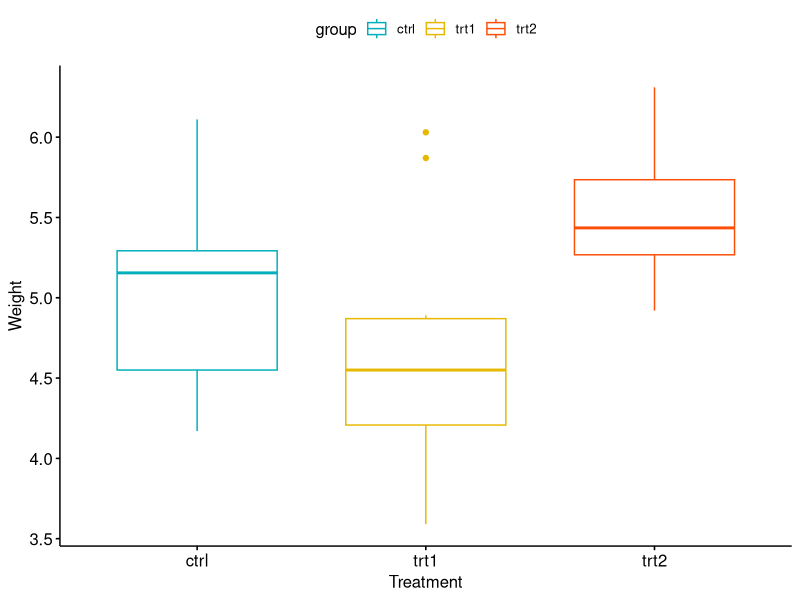
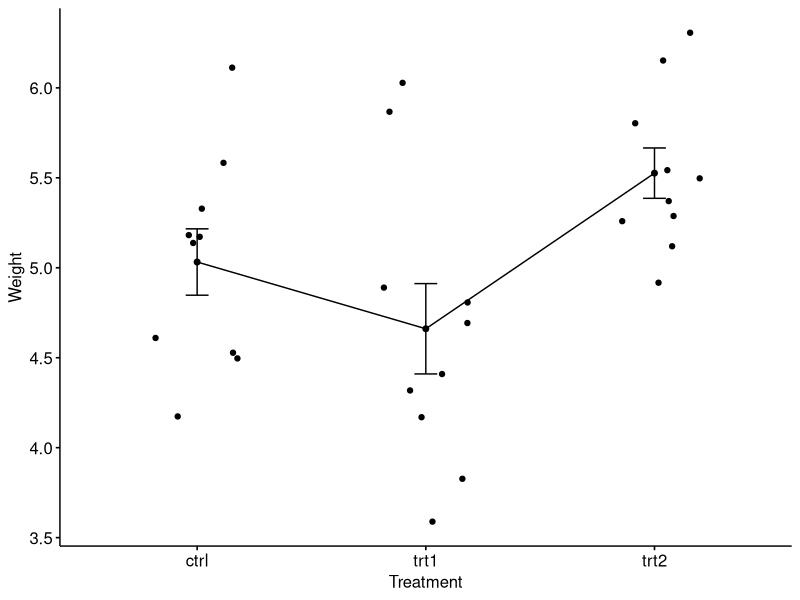
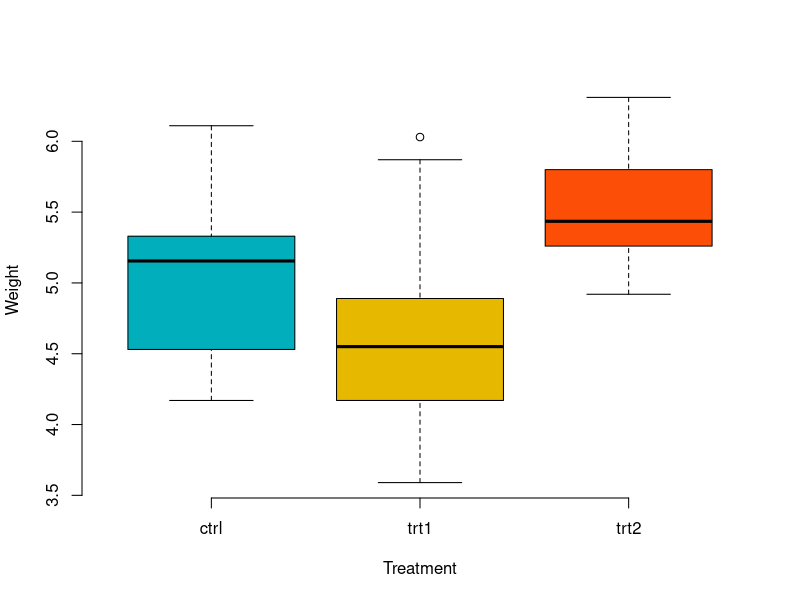
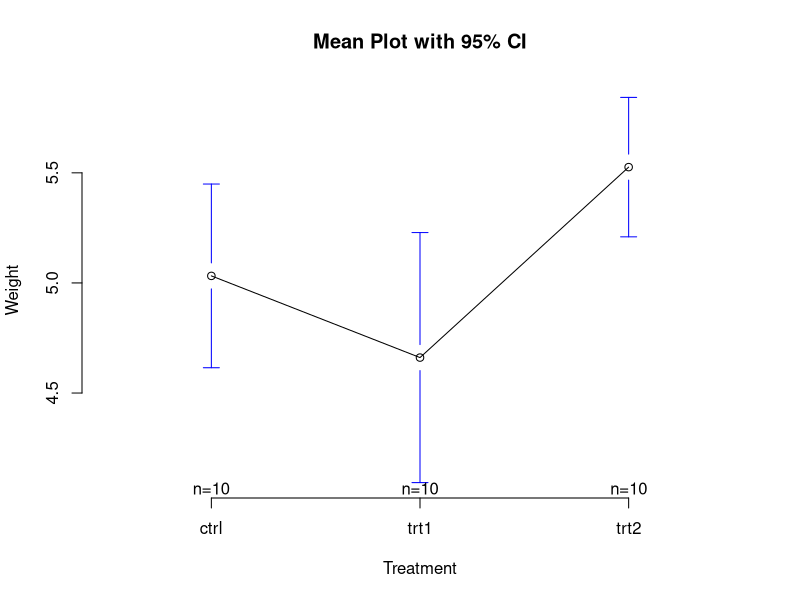
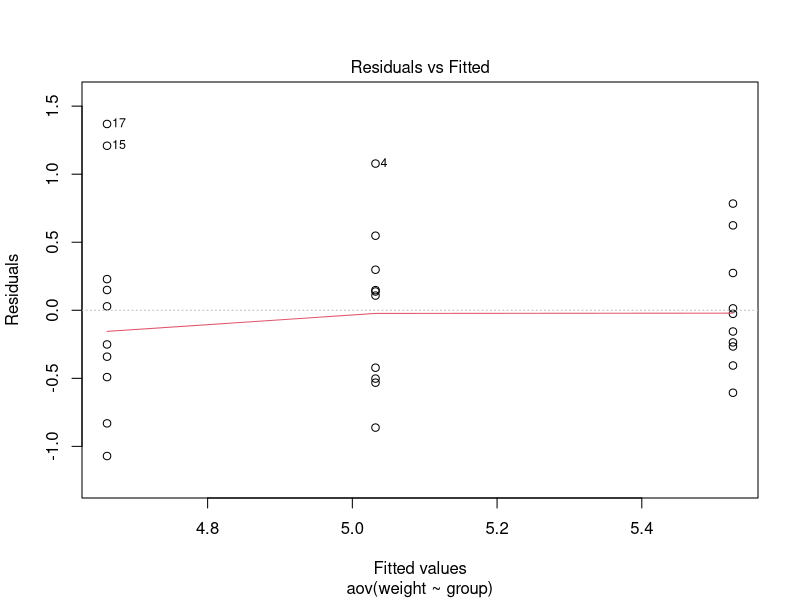
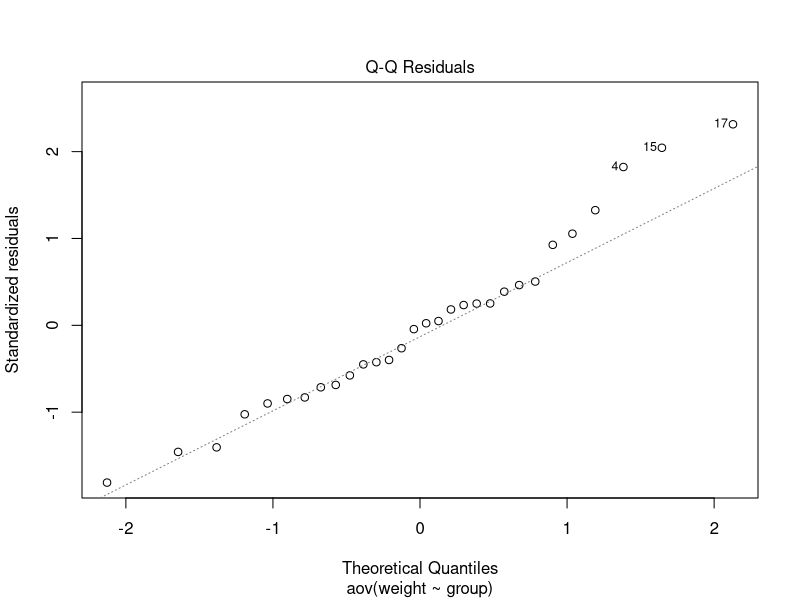

Source code (R) for these figures, in order:
## ---- chunk 1
  my_data <- PlantGrowth
## ---- chunk 2
  # Show a random sample
  set.seed(1234)

  dplyr::sample_n(my_data, 10)
## ---- chunk 3
  # Show the levels
  levels(my_data$group)
## ---- chunk 4
  my_data$group <- ordered( my_data$group, levels = c("ctrl", "trt1", "trt2") )
## ---- chunk 5
  library(dplyr)

  group_by(my_data, group) %>%
      summarise(
          count = n(),
          mean = mean(weight, na.rm = TRUE),
          sd = sd(weight, na.rm = TRUE)
      )
## ---- chunk 6
  # Box plots
  # ++++++++++++++++++++

  # Plot weight by group and color by group
  library("ggpubr", quietly = TRUE)

  ggboxplot(my_data, 
            x = "group", 
            y = "weight", 
            color = "group", 
            palette = c("#00AFBB", "#E7B800", "#FC4E07"),
            order = c("ctrl", "trt1", "trt2"),
            ylab = "Weight", 
            xlab = "Treatment"
        )
  
  # Mean plots
  # ++++++++++++++++++++
  
  # Plot weight by group
  # Add error bars: mean_se
  # (other values include: mean_sd, mean_ci, median_iqr, ....)
  library("ggpubr", quietly = TRUE)
  
  ggline(my_data, 
         x = "group", 
         y = "weight", 
         add = c("mean_se", "jitter"), 
         order = c("ctrl", "trt1", "trt2"),
         ylab = "Weight", 
         xlab = "Treatment"
      )
## ---- chunk 7
  # Box plot
  boxplot(weight ~ group, 
          data = my_data,
          xlab = "Treatment", 
          ylab = "Weight",
          frame = FALSE, 
          col = c("#00AFBB", "#E7B800", "#FC4E07")
        )

  # plotmeans
  #install.packages('gplots', quiet = TRUE, dependencies = TRUE)
  library("gplots", quietly = TRUE)

  plotmeans(weight ~ group, 
            data = my_data, 
            frame = FALSE,
            xlab = "Treatment", 
            ylab = "Weight",
            main="Mean Plot with 95% CI"
          )
## ---- chunk 8
  # Compute the analysis of variance
  res.aov <- aov(weight ~ group, data = my_data)

  # Summary of the analysis
  summary(res.aov)
## ---- chunk 9
  TukeyHSD(res.aov)
## ---- chunk 10
  library(multcomp, quietly = TRUE)

  summary(glht(res.aov, linfct = mcp(group = "Tukey")))
## ---- chunk 11
  pairwise.t.test(my_data$weight, my_data$group, p.adjust.method = "BH")
## ---- chunk 12
  # 1. Homogeneity of variances
  plot(res.aov, 1)
## ---- chunk 13
  #install.packages('car', dependencies = TRUE, quiet = TRUE)
  library(car, quietly = TRUE)

  leveneTest(weight ~ group, data = my_data)
## ---- chunk 14
  oneway.test(weight ~ group, data = my_data)
## ---- chunk 15
  pairwise.t.test(my_data$weight, my_data$group, p.adjust.method = "BH", pool.sd = FALSE)
## ---- chunk 16
  # 2. Normality
  plot(res.aov, 2)
## ---- chunk 17
  # Extract the residuals
  ( aov_residuals <- residuals(object = res.aov ) )

  # Run Shapiro-Wilk test
  shapiro.test(x = aov_residuals )
## ---- chunk 18
  kruskal.test(weight ~ group, data = my_data)
